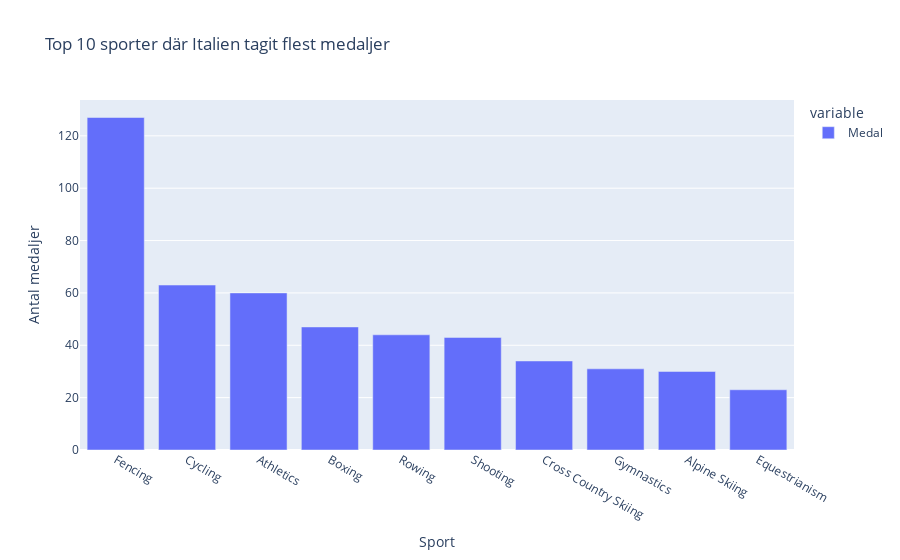
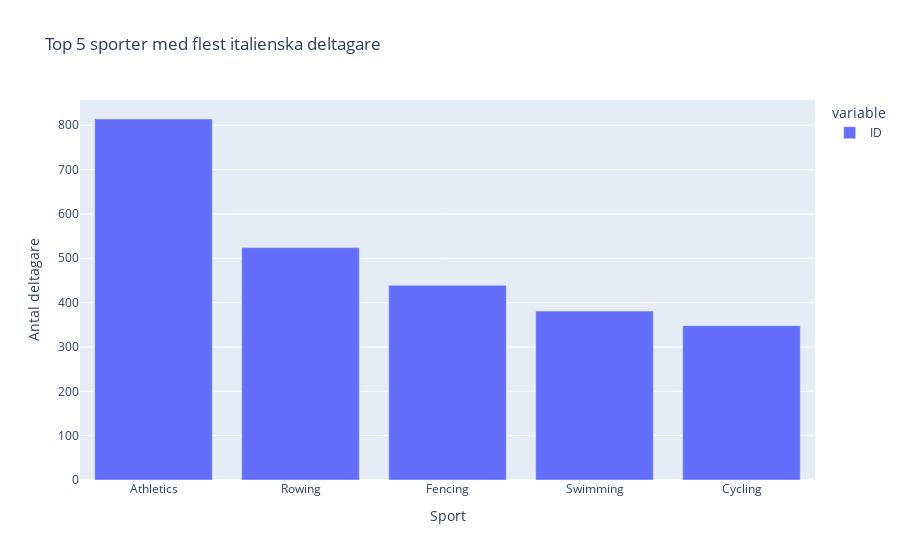

Notebook code for these charts, in order:
### Code cell
# Top 10 sporter där Italien tagit flest medaljer

# En meddalj per lag, för att få korrekt OS statistik 
ita_medals_unique = (
    ita[ita["Medal"] != "None"]
    .drop_duplicates(subset=["Games", "Event", "Medal"])
)

medals_by_sport = (
    ita_medals_unique
    .groupby("Sport")["Medal"]
    .count()
    .sort_values(ascending=False)
)

fig = px.bar(
    medals_by_sport.head(10),
    title="Top 10 sporter där Italien tagit flest medaljer",
    labels={"index": "Sport", "value": "Antal medaljer"}
)
fig.show()

# Top 5 sporter med flest italienska deltagare

participants_by_sport = (
    ita
    .drop_duplicates(subset=["Games", "ID"])   # en deltagare per sport + OS
    .groupby("Sport")["ID"]
    .count()
    .sort_values(ascending=False)
)

fig = px.bar(
    participants_by_sport.head(5),
    title="Top 5 sporter med flest italienska deltagare",
    labels={"index": "Sport", "value": "Antal deltagare"}
)
fig.show()

### Figure 1 — Plotly figure (JSON) as saved in the notebook; plotly's stock layout.template omitted (floating-point values rounded to 4 significant figures)
{"data": [{"hovertemplate": "variable=Medal<br>Sport=%{x}<br>Antal medaljer=%{y}<extra></extra>", "legendgroup": "Medal", "marker": {"color": "#636efa", "pattern": {"shape": ""}}, "name": "Medal", "orientation": "v", "showlegend": true, "textposition": "auto", "type": "bar", "x": ["Fencing", "Cycling", "Athletics", "Boxing", "Rowing", "Shooting", "Cross Country Skiing", "Gymnastics", "Alpine Skiing", "Equestrianism"], "xaxis": "x", "y": [127, 63, 60, 47, 44, 43, 34, 31, 30, 23], "yaxis": "y"}], "layout": {"barmode": "relative", "legend": {"title": {"text": "variable"}, "tracegroupgap": 0}, "title": {"text": "Top 10 sporter där Italien tagit flest medaljer"}, "xaxis": {"anchor": "y", "domain": [0, 1], "title": {"text": "Sport"}}, "yaxis": {"anchor": "x", "domain": [0, 1], "title": {"text": "Antal medaljer"}}}}

### Figure 2 — Plotly figure (JSON) as saved in the notebook; plotly's stock layout.template omitted (floating-point values rounded to 4 significant figures)
{"data": [{"hovertemplate": "variable=ID<br>Sport=%{x}<br>Antal deltagare=%{y}<extra></extra>", "legendgroup": "ID", "marker": {"color": "#636efa", "pattern": {"shape": ""}}, "name": "ID", "orientation": "v", "showlegend": true, "textposition": "auto", "type": "bar", "x": ["Athletics", "Rowing", "Fencing", "Swimming", "Cycling"], "xaxis": "x", "y": [814, 524, 439, 381, 348], "yaxis": "y"}], "layout": {"barmode": "relative", "legend": {"title": {"text": "variable"}, "tracegroupgap": 0}, "title": {"text": "Top 5 sporter med flest italienska deltagare"}, "xaxis": {"anchor": "y", "domain": [0, 1], "title": {"text": "Sport"}}, "yaxis": {"anchor": "x", "domain": [0, 1], "title": {"text": "Antal deltagare"}}}}
